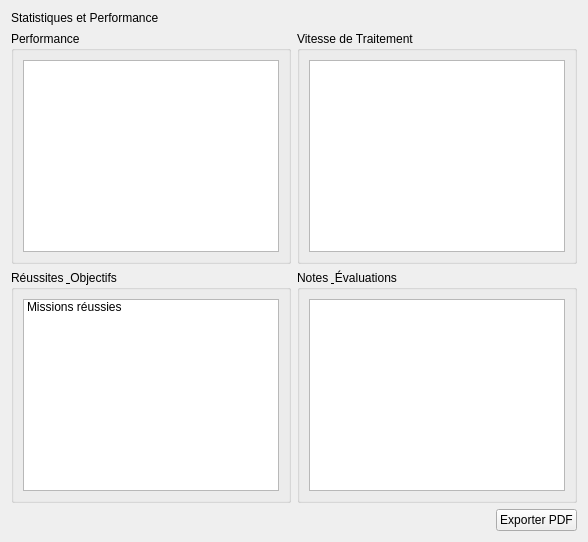
                          <widget class="QWidget" name="page_stat">
                            <layout class="QVBoxLayout" name="statLayout">
                              <item>
                                <widget class="QLabel" name="statTitle">
                                  <property name="text">
                                    <string>Statistiques et Performance</string>
                                  </property>
                                </widget>
                              </item>
                              <item>
                                <layout class="QHBoxLayout" name="statsContentLayout">
                                  <item>
                                    <widget class="QGroupBox" name="performanceGroup">
                                      <property name="title">
                                        <string>Performance</string>
                                      </property>
                                      <layout class="QVBoxLayout">
                                        <item>
                                          <widget class="QPlainTextEdit" name="plainTextEdit">
                                            <property name="readOnly">
                                              <bool>true</bool>
                                            </property>
                                          </widget>
                                        </item>
                                      </layout>
                                    </widget>
                                  </item>
                                  <item>
                                    <widget class="QGroupBox" name="vitesseGroup">
                                      <property name="title">
                                        <string>Vitesse de Traitement</string>
                                      </property>
                                      <layout class="QVBoxLayout">
                                        <item>
                                          <widget class="QPlainTextEdit" name="plainTextEdit_2">
                                            <property name="readOnly">
                                              <bool>true</bool>
                                            </property>
                                          </widget>
                                        </item>
                                      </layout>
                                    </widget>
                                  </item>
                                </layout>
                              </item>
                              <item>
                                <layout class="QHBoxLayout" name="statsSecondRowLayout">
                                  <item>
                                    <widget class="QGroupBox" name="objectifsGroup">
                                      <property name="title">
                                        <string>Réussites &amp; Objectifs</string>
                                      </property>
                                      <layout class="QVBoxLayout">
                                        <item>
                                          <widget class="QListWidget" name="listWidget_2">
                                            <item>
                                              <property name="text">
                                                <string>Missions réussies</string>
                                              </property>
                                            </item>
                                          </widget>
                                        </item>
                                      </layout>
                                    </widget>
                                  </item>
                                  <item>
                                    <widget class="QGroupBox" name="evalGroup">
                                      <property name="title">
                                        <string>Notes &amp; Évaluations</string>
                                      </property>
                                      <layout class="QVBoxLayout">
                                        <item>
                                          <widget class="QPlainTextEdit" name="plainTextEdit_3">
                                            <property name="readOnly">
                                              <bool>true</bool>
                                            </property>
                                          </widget>
                                        </item>
                                      </layout>
                                    </widget>
                                  </item>
                                </layout>
                              </item>
                              <item>
                                <layout class="QHBoxLayout" name="exportLayout">
                                  <item>
                                    <spacer name="exportSpacer">
                                      <property name="orientation">
                                        <enum>Qt::Horizontal</enum>
                                      </property>
                                      <property name="sizeHint" stdset="0">
                                        <size>
                                          <width>40</width>
                                          <height>20</height>
                                        </size>
                                      </property>
                                    </spacer>
                                  </item>
                                  <item>
                                    <widget class="QPushButton" name="btnExportEquipePdf">
                                      <property name="maximumWidth">
                                        <number>150</number>
                                      </property>
                                      <property name="text">
                                        <string>Exporter PDF</string>
                                      </property>
                                    </widget>
                                  </item>
                                </layout>
                              </item>
                            </layout>
                          </widget>
